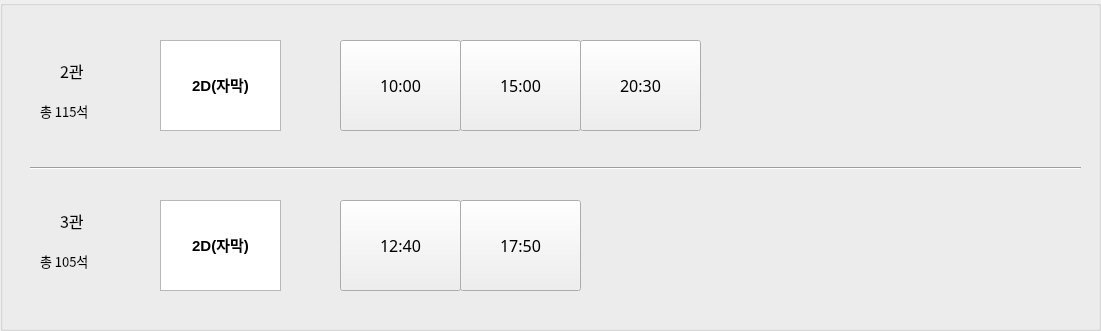
      <widget class="QGroupBox" name="Guardians_of_the_Galaxy3">
       <property name="geometry">
        <rect>
         <x>40</x>
         <y>590</y>
         <width>1101</width>
         <height>331</height>
        </rect>
       </property>
       <widget class="QLabel" name="label_18">
        <property name="geometry">
         <rect>
          <x>60</x>
          <y>60</y>
          <width>31</width>
          <height>21</height>
         </rect>
        </property>
        <property name="font">
         <font>
          <family>한컴산뜻돋움</family>
          <pointsize>12</pointsize>
         </font>
        </property>
        <property name="text">
         <string>2관</string>
        </property>
       </widget>
       <widget class="QLabel" name="label_19">
        <property name="geometry">
         <rect>
          <x>40</x>
          <y>100</y>
          <width>71</width>
          <height>21</height>
         </rect>
        </property>
        <property name="font">
         <font>
          <family>한컴산뜻돋움</family>
          <pointsize>10</pointsize>
         </font>
        </property>
        <property name="text">
         <string>총 115석</string>
        </property>
       </widget>
       <widget class="Line" name="line">
        <property name="geometry">
         <rect>
          <x>30</x>
          <y>160</y>
          <width>1051</width>
          <height>16</height>
         </rect>
        </property>
        <property name="orientation">
         <enum>Qt::Horizontal</enum>
        </property>
       </widget>
       <widget class="QLabel" name="label_20">
        <property name="geometry">
         <rect>
          <x>60</x>
          <y>210</y>
          <width>31</width>
          <height>21</height>
         </rect>
        </property>
        <property name="font">
         <font>
          <family>한컴산뜻돋움</family>
          <pointsize>12</pointsize>
         </font>
        </property>
        <property name="text">
         <string>3관</string>
        </property>
       </widget>
       <widget class="QLabel" name="label_21">
        <property name="geometry">
         <rect>
          <x>40</x>
          <y>250</y>
          <width>71</width>
          <height>21</height>
         </rect>
        </property>
        <property name="font">
         <font>
          <family>한컴산뜻돋움</family>
          <pointsize>10</pointsize>
         </font>
        </property>
        <property name="text">
         <string>총 105석</string>
        </property>
       </widget>
       <widget class="QTextBrowser" name="textBrowser_2">
        <property name="geometry">
         <rect>
          <x>160</x>
          <y>40</y>
          <width>121</width>
          <height>91</height>
         </rect>
        </property>
        <property name="html">
         <string>&lt;!DOCTYPE HTML PUBLIC &quot;-//W3C//DTD HTML 4.0//EN&quot; &quot;http://www.w3.org/TR/REC-html40/strict.dtd&quot;&gt;
&lt;html&gt;&lt;head&gt;&lt;meta name=&quot;qrichtext&quot; content=&quot;1&quot; /&gt;&lt;style type=&quot;text/css&quot;&gt;
p, li { white-space: pre-wrap; }
&lt;/style&gt;&lt;/head&gt;&lt;body style=&quot; font-family:'Gulim'; font-size:9pt; font-weight:400; font-style:normal;&quot;&gt;
&lt;p align=&quot;center&quot; dir='rtl' style=&quot;-qt-paragraph-type:empty; margin-top:0px; margin-bottom:0px; margin-left:0px; margin-right:0px; -qt-block-indent:0; text-indent:0px;&quot;&gt;&lt;br /&gt;&lt;/p&gt;
&lt;p align=&quot;center&quot; dir='rtl' style=&quot;-qt-paragraph-type:empty; margin-top:0px; margin-bottom:0px; margin-left:0px; margin-right:0px; -qt-block-indent:0; text-indent:0px;&quot;&gt;&lt;br /&gt;&lt;/p&gt;
&lt;p align=&quot;center&quot; dir='rtl' style=&quot; margin-top:0px; margin-bottom:0px; margin-left:0px; margin-right:0px; -qt-block-indent:0; text-indent:0px;&quot;&gt;&lt;span style=&quot; font-size:11pt; font-weight:600;&quot;&gt;2D(자막)&lt;/span&gt;&lt;/p&gt;&lt;/body&gt;&lt;/html&gt;</string>
        </property>
       </widget>
       <widget class="QTextBrowser" name="textBrowser_3">
        <property name="geometry">
         <rect>
          <x>160</x>
          <y>200</y>
          <width>121</width>
          <height>91</height>
         </rect>
        </property>
        <property name="html">
         <string>&lt;!DOCTYPE HTML PUBLIC &quot;-//W3C//DTD HTML 4.0//EN&quot; &quot;http://www.w3.org/TR/REC-html40/strict.dtd&quot;&gt;
&lt;html&gt;&lt;head&gt;&lt;meta name=&quot;qrichtext&quot; content=&quot;1&quot; /&gt;&lt;style type=&quot;text/css&quot;&gt;
p, li { white-space: pre-wrap; }
&lt;/style&gt;&lt;/head&gt;&lt;body style=&quot; font-family:'Gulim'; font-size:9pt; font-weight:400; font-style:normal;&quot;&gt;
&lt;p align=&quot;center&quot; dir='rtl' style=&quot;-qt-paragraph-type:empty; margin-top:0px; margin-bottom:0px; margin-left:0px; margin-right:0px; -qt-block-indent:0; text-indent:0px;&quot;&gt;&lt;br /&gt;&lt;/p&gt;
&lt;p align=&quot;center&quot; dir='rtl' style=&quot;-qt-paragraph-type:empty; margin-top:0px; margin-bottom:0px; margin-left:0px; margin-right:0px; -qt-block-indent:0; text-indent:0px;&quot;&gt;&lt;br /&gt;&lt;/p&gt;
&lt;p align=&quot;center&quot; dir='rtl' style=&quot; margin-top:0px; margin-bottom:0px; margin-left:0px; margin-right:0px; -qt-block-indent:0; text-indent:0px;&quot;&gt;&lt;span style=&quot; font-size:11pt; font-weight:600;&quot;&gt;2D(자막)&lt;/span&gt;&lt;/p&gt;&lt;/body&gt;&lt;/html&gt;</string>
        </property>
       </widget>
       <widget class="QToolButton" name="Time1">
        <property name="geometry">
         <rect>
          <x>340</x>
          <y>40</y>
          <width>121</width>
          <height>91</height>
         </rect>
        </property>
        <property name="font">
         <font>
          <family>한컴산뜻돋움</family>
          <pointsize>12</pointsize>
         </font>
        </property>
        <property name="text">
         <string>10:00</string>
        </property>
       </widget>
       <widget class="QToolButton" name="Time2">
        <property name="geometry">
         <rect>
          <x>460</x>
          <y>40</y>
          <width>121</width>
          <height>91</height>
         </rect>
        </property>
        <property name="font">
         <font>
          <family>한컴산뜻돋움</family>
          <pointsize>12</pointsize>
         </font>
        </property>
        <property name="text">
         <string>15:00</string>
        </property>
       </widget>
       <widget class="QToolButton" name="Time3">
        <property name="geometry">
         <rect>
          <x>580</x>
          <y>40</y>
          <width>121</width>
          <height>91</height>
         </rect>
        </property>
        <property name="font">
         <font>
          <family>한컴산뜻돋움</family>
          <pointsize>12</pointsize>
         </font>
        </property>
        <property name="text">
         <string>20:30</string>
        </property>
       </widget>
       <widget class="QToolButton" name="Time4">
        <property name="geometry">
         <rect>
          <x>340</x>
          <y>200</y>
          <width>121</width>
          <height>91</height>
         </rect>
        </property>
        <property name="font">
         <font>
          <family>한컴산뜻돋움</family>
          <pointsize>12</pointsize>
         </font>
        </property>
        <property name="text">
         <string>12:40</string>
        </property>
       </widget>
       <widget class="QToolButton" name="Time5">
        <property name="geometry">
         <rect>
          <x>460</x>
          <y>200</y>
          <width>121</width>
          <height>91</height>
         </rect>
        </property>
        <property name="font">
         <font>
          <family>한컴산뜻돋움</family>
          <pointsize>12</pointsize>
         </font>
        </property>
        <property name="text">
         <string>17:50</string>
        </property>
       </widget>
      </widget>
